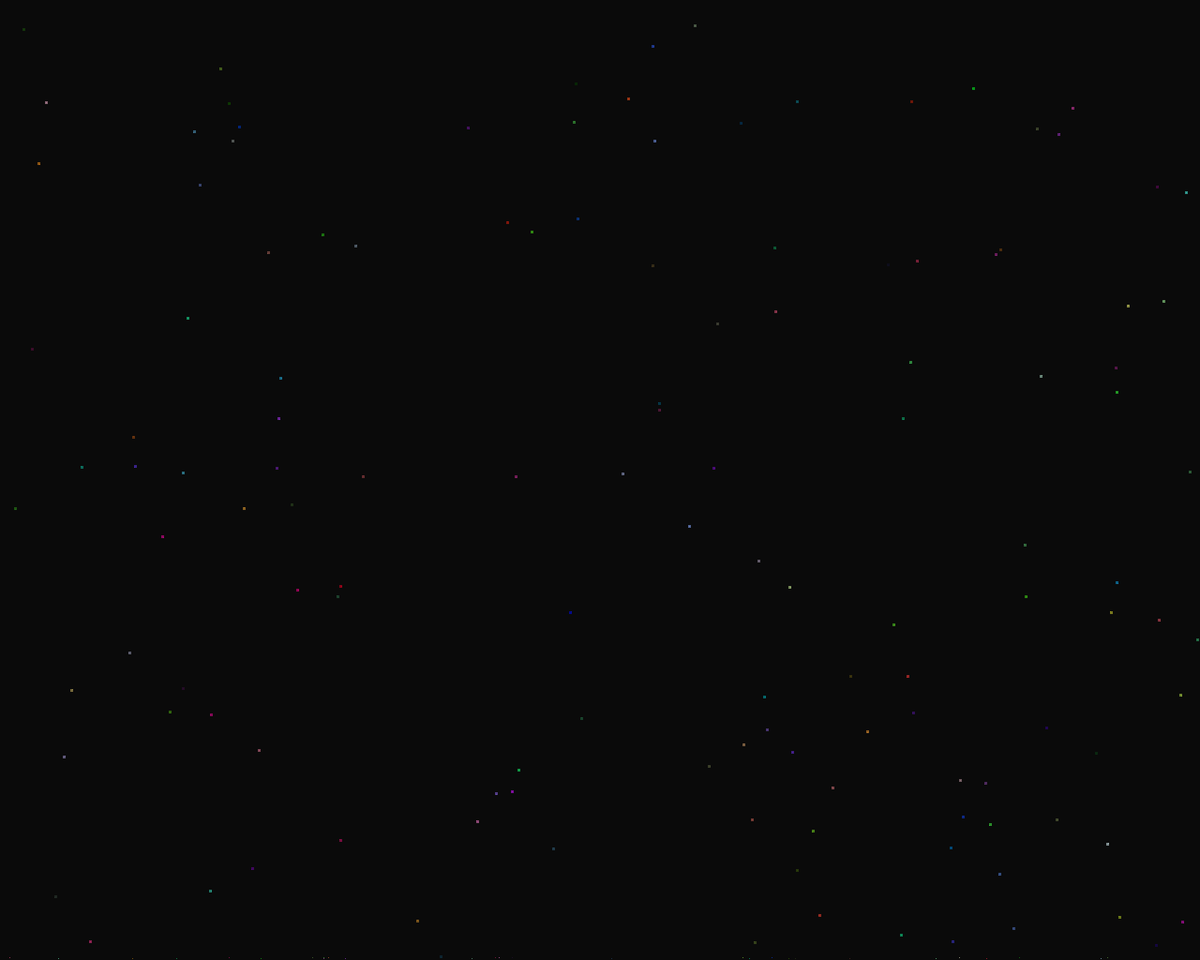
Frame 1 (no input)
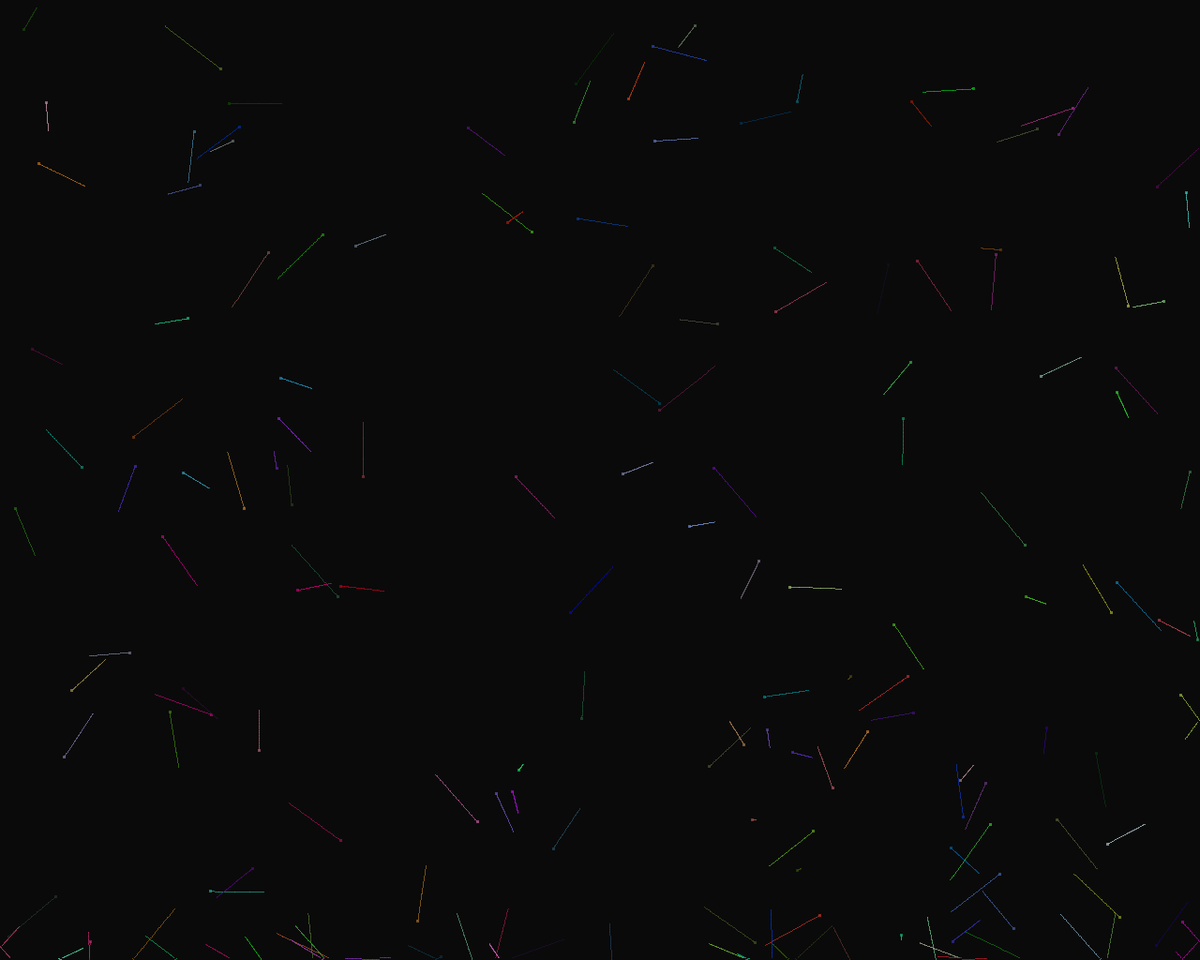
Frame 60 (the mouse pressed at the canvas centre just before this capture)
Frame 120 (the mouse held since frame 60 and released just before this capture): identical to frame 60, image omitted

The Processing sketch that drew these frames (run headless with seeded random() and noise(); from frame 60 on, the mouse is pressed at the canvas centre):

// Processing sketch: sketch_feb05a
// ── sketch_feb05a.pde
float[] Xpos;
float[] Ypos;
float[] Xspeed;
float[] Yspeed;
float[] RED;
float[] GREEN;
float[] BLUE;
int MagicNumber = 8;
int OtherMagicNumber = 1;
void setup(){
  size(1280,1024);
  background(10,10,10);
  Xpos = new float[width/MagicNumber];
  Ypos = new float[width/MagicNumber];
  Xspeed = new float[width/MagicNumber];
  Yspeed = new float[width/MagicNumber];
  RED = new float[width/MagicNumber];
  GREEN = new float[width/MagicNumber];
  BLUE= new float[width/MagicNumber];
  for(int x = 0;x<Xpos.length;x++){
    Xpos[x] = random(width);
    Ypos[x] = random(width);
    
    Xspeed[x] = random(-1,1);
    Yspeed[x] = random(-1,1);
    
    
    
    RED[x] = random(200);
    GREEN[x] = random(200);
    BLUE[x] = random(200);
    stroke(RED[x],GREEN[x],BLUE[x]);
    
    point(Xpos[x]-OtherMagicNumber,Ypos[x]);
    point(Xpos[x]+OtherMagicNumber,Ypos[x]);
    point(Xpos[x],Ypos[x]-OtherMagicNumber);
    point(Xpos[x],Ypos[x]+OtherMagicNumber);
    point(Xpos[x]-OtherMagicNumber,Ypos[x]-OtherMagicNumber);
    point(Xpos[x]-OtherMagicNumber,Ypos[x]+OtherMagicNumber);
    point(Xpos[x]+OtherMagicNumber,Ypos[x]-OtherMagicNumber);
    point(Xpos[x]+OtherMagicNumber,Ypos[x]+OtherMagicNumber);
    point(Xpos[x],Ypos[x]);
  }
}
void draw(){
    //background(10,10,10);
 for(int x = 0;x<Xpos.length;x++){
      if(Xpos[x] >= width){
       Xpos[x] = width-2;
       Xspeed[x] =  Xspeed[x]/-1;
      }
      if(Xpos[x] <= 0){
       Xpos[x] = 2;
       Xspeed[x] =  Xspeed[x]/-1;
      }
      if(Ypos[x] >= height){
       Ypos[x] = height-2;
       Yspeed[x] =  Yspeed[x]/-1;
      }
      if(Ypos[x] <= 0){
       Ypos[x] = 2;
       Yspeed[x] =  Yspeed[x]/-1;
      }
      Xpos[x] += Xspeed[x];
        Ypos[x] += Yspeed[x];
        stroke(RED[x],GREEN[x],BLUE[x]);
        //line(Xpos[x],Ypos[x],Xpos[x]-Xspeed[x]/**30*/,Ypos[x]-Yspeed[x]/**30*/);
        if(mousePressed == false){
          point(Xpos[x],Ypos[x]);   
       }     
  }
}
